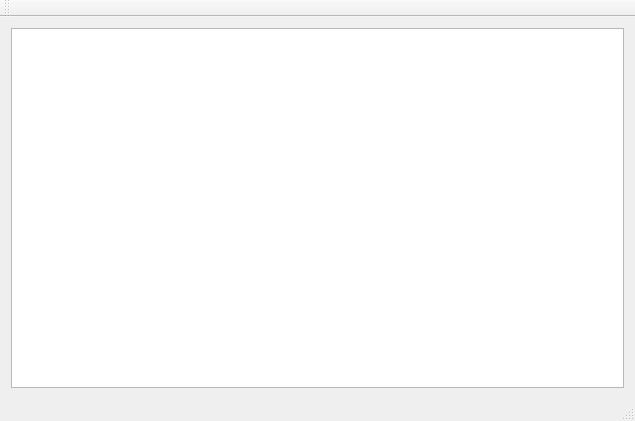
<?xml version="1.0" encoding="UTF-8"?>
<ui version="4.0">
 <class>MainWindowClass</class>
 <widget class="QMainWindow" name="MainWindowClass">
  <property name="geometry">
   <rect>
    <x>0</x>
    <y>0</y>
    <width>635</width>
    <height>421</height>
   </rect>
  </property>
  <property name="windowTitle">
   <string>MainWindow</string>
  </property>
  <widget class="QWidget" name="centralWidget">
   <layout class="QVBoxLayout" name="verticalLayout">
    <item>
     <widget class="QListWidget" name="listWidget"/>
    </item>
   </layout>
  </widget>
  <widget class="QMenuBar" name="menuBar">
   <property name="geometry">
    <rect>
     <x>0</x>
     <y>0</y>
     <width>635</width>
     <height>23</height>
    </rect>
   </property>
  </widget>
  <widget class="QToolBar" name="mainToolBar">
   <attribute name="toolBarArea">
    <enum>TopToolBarArea</enum>
   </attribute>
   <attribute name="toolBarBreak">
    <bool>false</bool>
   </attribute>
  </widget>
  <widget class="QStatusBar" name="statusBar"/>
 </widget>
 <layoutdefault spacing="6" margin="11"/>
 <resources/>
 <connections/>
</ui>
